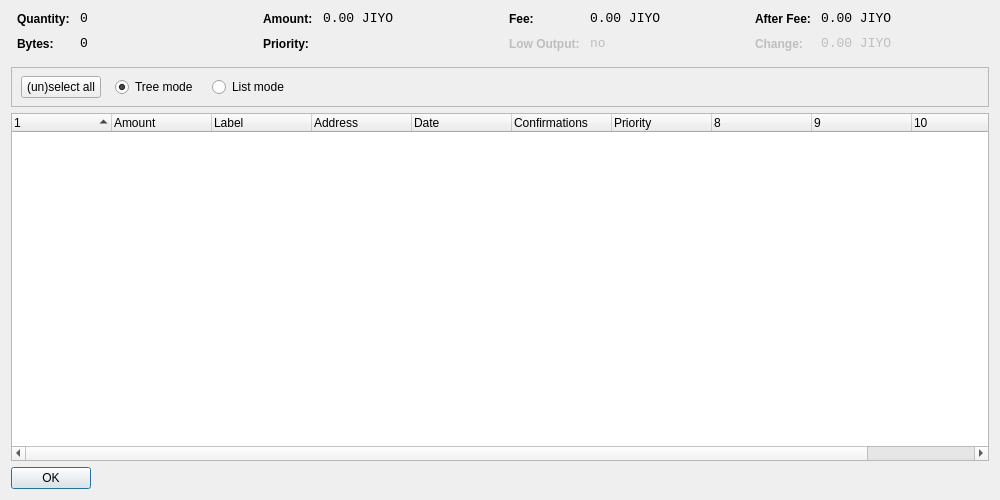
<?xml version="1.0" encoding="UTF-8"?>
<ui version="4.0">
 <class>CoinControlDialog</class>
 <widget class="QDialog" name="CoinControlDialog">
  <property name="geometry">
   <rect>
    <x>0</x>
    <y>0</y>
    <width>1000</width>
    <height>500</height>
   </rect>
  </property>
  <property name="windowTitle">
   <string>Coin Control</string>
  </property>
  <layout class="QVBoxLayout" name="verticalLayout">
   <item>
    <layout class="QHBoxLayout" name="horizontalLayoutTop" stretch="0,0,0,0">
     <property name="topMargin">
      <number>0</number>
     </property>
     <property name="bottomMargin">
      <number>10</number>
     </property>
     <item>
      <layout class="QFormLayout" name="formLayoutCoinControl1">
       <property name="horizontalSpacing">
        <number>10</number>
       </property>
       <property name="verticalSpacing">
        <number>10</number>
       </property>
       <property name="leftMargin">
        <number>6</number>
       </property>
       <property name="rightMargin">
        <number>6</number>
       </property>
       <item row="0" column="0">
        <widget class="QLabel" name="labelCoinControlQuantityText">
         <property name="styleSheet">
          <string notr="true">font-weight:bold;</string>
         </property>
         <property name="text">
          <string>Quantity:</string>
         </property>
        </widget>
       </item>
       <item row="0" column="1">
        <widget class="QLabel" name="labelCoinControlQuantity">
         <property name="font">
          <font>
           <family>Monospace</family>
           <pointsize>10</pointsize>
          </font>
         </property>
         <property name="cursor">
          <cursorShape>IBeamCursor</cursorShape>
         </property>
         <property name="contextMenuPolicy">
          <enum>Qt::ActionsContextMenu</enum>
         </property>
         <property name="text">
          <string notr="true">0</string>
         </property>
         <property name="textInteractionFlags">
          <set>Qt::LinksAccessibleByMouse|Qt::TextSelectableByKeyboard|Qt::TextSelectableByMouse</set>
         </property>
        </widget>
       </item>
       <item row="1" column="0">
        <widget class="QLabel" name="labelCoinControlBytesText">
         <property name="styleSheet">
          <string notr="true">font-weight:bold;</string>
         </property>
         <property name="text">
          <string>Bytes:</string>
         </property>
        </widget>
       </item>
       <item row="1" column="1">
        <widget class="QLabel" name="labelCoinControlBytes">
         <property name="font">
          <font>
           <family>Monospace</family>
           <pointsize>10</pointsize>
          </font>
         </property>
         <property name="cursor">
          <cursorShape>IBeamCursor</cursorShape>
         </property>
         <property name="contextMenuPolicy">
          <enum>Qt::ActionsContextMenu</enum>
         </property>
         <property name="text">
          <string notr="true">0</string>
         </property>
         <property name="textInteractionFlags">
          <set>Qt::LinksAccessibleByMouse|Qt::TextSelectableByKeyboard|Qt::TextSelectableByMouse</set>
         </property>
        </widget>
       </item>
      </layout>
     </item>
     <item>
      <layout class="QFormLayout" name="formLayoutCoinControl2">
       <property name="horizontalSpacing">
        <number>10</number>
       </property>
       <property name="verticalSpacing">
        <number>10</number>
       </property>
       <property name="leftMargin">
        <number>6</number>
       </property>
       <property name="rightMargin">
        <number>6</number>
       </property>
       <item row="0" column="0">
        <widget class="QLabel" name="labelCoinControlAmountText">
         <property name="styleSheet">
          <string notr="true">font-weight:bold;</string>
         </property>
         <property name="text">
          <string>Amount:</string>
         </property>
        </widget>
       </item>
       <item row="0" column="1">
        <widget class="QLabel" name="labelCoinControlAmount">
         <property name="font">
          <font>
           <family>Monospace</family>
           <pointsize>10</pointsize>
          </font>
         </property>
         <property name="cursor">
          <cursorShape>IBeamCursor</cursorShape>
         </property>
         <property name="contextMenuPolicy">
          <enum>Qt::ActionsContextMenu</enum>
         </property>
         <property name="text">
          <string notr="true">0.00 JIYO</string>
         </property>
         <property name="textInteractionFlags">
          <set>Qt::LinksAccessibleByMouse|Qt::TextSelectableByKeyboard|Qt::TextSelectableByMouse</set>
         </property>
        </widget>
       </item>
       <item row="1" column="0">
        <widget class="QLabel" name="labelCoinControlPriorityText">
         <property name="styleSheet">
          <string notr="true">font-weight:bold;</string>
         </property>
         <property name="text">
          <string>Priority:</string>
         </property>
        </widget>
       </item>
       <item row="1" column="1">
        <widget class="QLabel" name="labelCoinControlPriority">
         <property name="font">
          <font>
           <family>Monospace</family>
           <pointsize>10</pointsize>
          </font>
         </property>
         <property name="cursor">
          <cursorShape>IBeamCursor</cursorShape>
         </property>
         <property name="contextMenuPolicy">
          <enum>Qt::ActionsContextMenu</enum>
         </property>
         <property name="text">
          <string/>
         </property>
         <property name="textInteractionFlags">
          <set>Qt::LinksAccessibleByMouse|Qt::TextSelectableByKeyboard|Qt::TextSelectableByMouse</set>
         </property>
        </widget>
       </item>
      </layout>
     </item>
     <item>
      <layout class="QFormLayout" name="formLayoutCoinControl3">
       <property name="horizontalSpacing">
        <number>10</number>
       </property>
       <property name="verticalSpacing">
        <number>10</number>
       </property>
       <property name="leftMargin">
        <number>6</number>
       </property>
       <property name="rightMargin">
        <number>6</number>
       </property>
       <item row="0" column="0">
        <widget class="QLabel" name="labelCoinControlFeeText">
         <property name="styleSheet">
          <string notr="true">font-weight:bold;</string>
         </property>
         <property name="text">
          <string>Fee:</string>
         </property>
        </widget>
       </item>
       <item row="0" column="1">
        <widget class="QLabel" name="labelCoinControlFee">
         <property name="font">
          <font>
           <family>Monospace</family>
           <pointsize>10</pointsize>
          </font>
         </property>
         <property name="cursor">
          <cursorShape>IBeamCursor</cursorShape>
         </property>
         <property name="contextMenuPolicy">
          <enum>Qt::ActionsContextMenu</enum>
         </property>
         <property name="text">
          <string notr="true">0.00 JIYO</string>
         </property>
         <property name="textInteractionFlags">
          <set>Qt::LinksAccessibleByMouse|Qt::TextSelectableByKeyboard|Qt::TextSelectableByMouse</set>
         </property>
        </widget>
       </item>
       <item row="1" column="0">
        <widget class="QLabel" name="labelCoinControlLowOutputText">
         <property name="enabled">
          <bool>false</bool>
         </property>
         <property name="styleSheet">
          <string notr="true">font-weight:bold;</string>
         </property>
         <property name="text">
          <string>Low Output:</string>
         </property>
        </widget>
       </item>
       <item row="1" column="1">
        <widget class="QLabel" name="labelCoinControlLowOutput">
         <property name="enabled">
          <bool>false</bool>
         </property>
         <property name="font">
          <font>
           <family>Monospace</family>
           <pointsize>10</pointsize>
          </font>
         </property>
         <property name="cursor">
          <cursorShape>IBeamCursor</cursorShape>
         </property>
         <property name="contextMenuPolicy">
          <enum>Qt::ActionsContextMenu</enum>
         </property>
         <property name="text">
          <string notr="true">no</string>
         </property>
         <property name="textInteractionFlags">
          <set>Qt::LinksAccessibleByMouse|Qt::TextSelectableByKeyboard|Qt::TextSelectableByMouse</set>
         </property>
        </widget>
       </item>
      </layout>
     </item>
     <item>
      <layout class="QFormLayout" name="formLayoutCoinControl4">
       <property name="horizontalSpacing">
        <number>10</number>
       </property>
       <property name="verticalSpacing">
        <number>10</number>
       </property>
       <property name="leftMargin">
        <number>6</number>
       </property>
       <property name="rightMargin">
        <number>6</number>
       </property>
       <item row="0" column="0">
        <widget class="QLabel" name="labelCoinControlAfterFeeText">
         <property name="styleSheet">
          <string notr="true">font-weight:bold;</string>
         </property>
         <property name="text">
          <string>After Fee:</string>
         </property>
        </widget>
       </item>
       <item row="0" column="1">
        <widget class="QLabel" name="labelCoinControlAfterFee">
         <property name="font">
          <font>
           <family>Monospace</family>
           <pointsize>10</pointsize>
          </font>
         </property>
         <property name="cursor">
          <cursorShape>IBeamCursor</cursorShape>
         </property>
         <property name="contextMenuPolicy">
          <enum>Qt::ActionsContextMenu</enum>
         </property>
         <property name="text">
          <string notr="true">0.00 JIYO</string>
         </property>
         <property name="textInteractionFlags">
          <set>Qt::LinksAccessibleByMouse|Qt::TextSelectableByKeyboard|Qt::TextSelectableByMouse</set>
         </property>
        </widget>
       </item>
       <item row="1" column="0">
        <widget class="QLabel" name="labelCoinControlChangeText">
         <property name="enabled">
          <bool>false</bool>
         </property>
         <property name="styleSheet">
          <string notr="true">font-weight:bold;</string>
         </property>
         <property name="text">
          <string>Change:</string>
         </property>
        </widget>
       </item>
       <item row="1" column="1">
        <widget class="QLabel" name="labelCoinControlChange">
         <property name="enabled">
          <bool>false</bool>
         </property>
         <property name="font">
          <font>
           <family>Monospace</family>
           <pointsize>10</pointsize>
          </font>
         </property>
         <property name="cursor">
          <cursorShape>IBeamCursor</cursorShape>
         </property>
         <property name="contextMenuPolicy">
          <enum>Qt::ActionsContextMenu</enum>
         </property>
         <property name="text">
          <string notr="true">0.00 JIYO</string>
         </property>
         <property name="textInteractionFlags">
          <set>Qt::LinksAccessibleByMouse|Qt::TextSelectableByKeyboard|Qt::TextSelectableByMouse</set>
         </property>
        </widget>
       </item>
      </layout>
     </item>
    </layout>
   </item>
   <item>
    <widget class="QFrame" name="frame">
     <property name="minimumSize">
      <size>
       <width>0</width>
       <height>40</height>
      </size>
     </property>
     <property name="frameShape">
      <enum>QFrame::StyledPanel</enum>
     </property>
     <property name="frameShadow">
      <enum>QFrame::Sunken</enum>
     </property>
     <widget class="QWidget" name="horizontalLayoutWidget">
      <property name="geometry">
       <rect>
        <x>10</x>
        <y>0</y>
        <width>781</width>
        <height>41</height>
       </rect>
      </property>
      <layout class="QHBoxLayout" name="horizontalLayoutPanel" stretch="0,0,0,0,0">
       <property name="spacing">
        <number>14</number>
       </property>
       <item>
        <widget class="QPushButton" name="pushButtonSelectAll">
         <property name="sizePolicy">
          <sizepolicy hsizetype="Maximum" vsizetype="Fixed">
           <horstretch>0</horstretch>
           <verstretch>0</verstretch>
          </sizepolicy>
         </property>
         <property name="text">
          <string>(un)select all</string>
         </property>
        </widget>
       </item>
       <item>
        <widget class="QRadioButton" name="radioTreeMode">
         <property name="sizePolicy">
          <sizepolicy hsizetype="Maximum" vsizetype="Fixed">
           <horstretch>0</horstretch>
           <verstretch>0</verstretch>
          </sizepolicy>
         </property>
         <property name="text">
          <string>Tree mode</string>
         </property>
         <property name="checked">
          <bool>true</bool>
         </property>
        </widget>
       </item>
       <item>
        <widget class="QRadioButton" name="radioListMode">
         <property name="sizePolicy">
          <sizepolicy hsizetype="Maximum" vsizetype="Fixed">
           <horstretch>0</horstretch>
           <verstretch>0</verstretch>
          </sizepolicy>
         </property>
         <property name="text">
          <string>List mode</string>
         </property>
        </widget>
       </item>
       <item>
        <spacer name="horizontalSpacer">
         <property name="orientation">
          <enum>Qt::Horizontal</enum>
         </property>
         <property name="sizeHint" stdset="0">
          <size>
           <width>40</width>
           <height>20</height>
          </size>
         </property>
        </spacer>
       </item>
      </layout>
     </widget>
    </widget>
   </item>
   <item>
    <widget class="CoinControlTreeWidget" name="treeWidget">
     <property name="contextMenuPolicy">
      <enum>Qt::CustomContextMenu</enum>
     </property>
     <property name="sortingEnabled">
      <bool>false</bool>
     </property>
     <property name="columnCount">
      <number>11</number>
     </property>
     <attribute name="headerShowSortIndicator" stdset="0">
      <bool>true</bool>
     </attribute>
     <attribute name="headerStretchLastSection">
      <bool>false</bool>
     </attribute>
     <column>
      <property name="text">
       <string/>
      </property>
     </column>
     <column>
      <property name="text">
       <string>Amount</string>
      </property>
     </column>
     <column>
      <property name="text">
       <string>Label</string>
      </property>
     </column>
     <column>
      <property name="text">
       <string>Address</string>
      </property>
     </column>
     <column>
      <property name="text">
       <string>Date</string>
      </property>
     </column>
     <column>
      <property name="text">
       <string>Confirmations</string>
      </property>
      <property name="toolTip">
       <string>Confirmed</string>
      </property>
     </column>
     <column>
      <property name="text">
       <string>Priority</string>
      </property>
     </column>
     <column>
      <property name="text">
       <string/>
      </property>
     </column>
     <column>
      <property name="text">
       <string/>
      </property>
     </column>
     <column>
      <property name="text">
       <string/>
      </property>
     </column>
     <column>
      <property name="text">
       <string/>
      </property>
     </column>
    </widget>
   </item>
   <item>
    <widget class="QDialogButtonBox" name="buttonBox">
     <property name="sizePolicy">
      <sizepolicy hsizetype="Maximum" vsizetype="Fixed">
       <horstretch>0</horstretch>
       <verstretch>0</verstretch>
      </sizepolicy>
     </property>
     <property name="orientation">
      <enum>Qt::Horizontal</enum>
     </property>
     <property name="standardButtons">
      <set>QDialogButtonBox::Ok</set>
     </property>
    </widget>
   </item>
  </layout>
 </widget>
 <customwidgets>
  <customwidget>
   <class>CoinControlTreeWidget</class>
   <extends>QTreeWidget</extends>
   <header>coincontroltreewidget.h</header>
  </customwidget>
 </customwidgets>
 <resources/>
 <connections/>
</ui>
